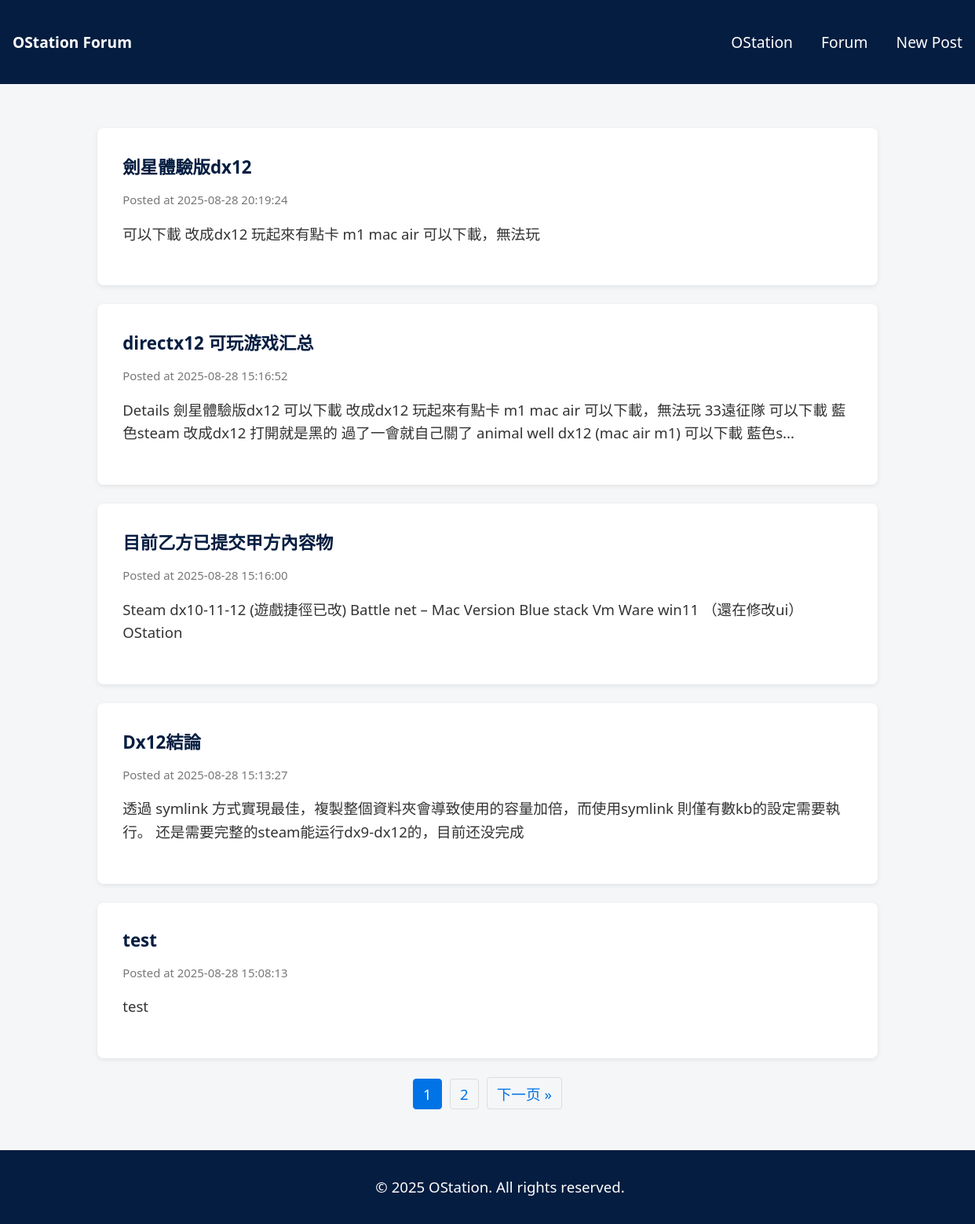
Before: /forum/ with the older database file.
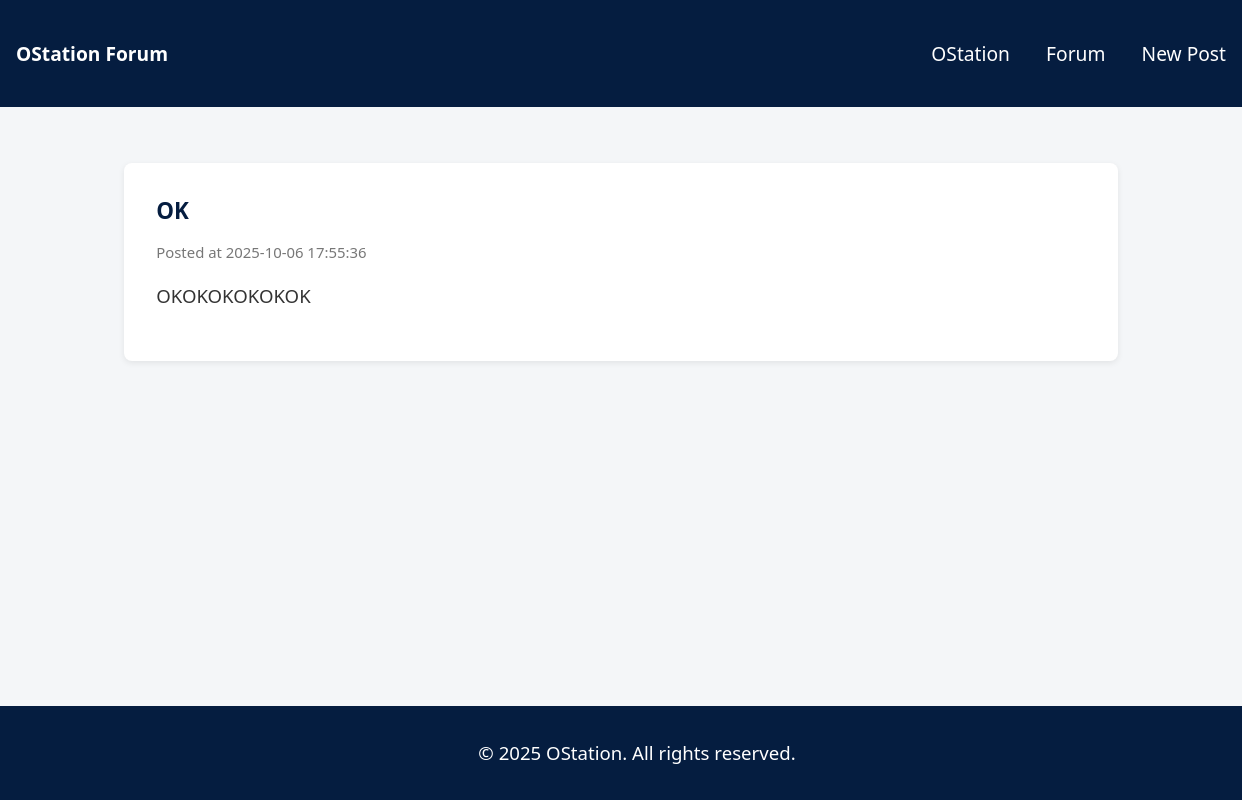
After: the same page with the newer database file.
### tables this page shows
CREATE TABLE forum_posts (
            id INTEGER PRIMARY KEY AUTOINCREMENT,
            user_id INTEGER,
            title TEXT NOT NULL,
            content TEXT NOT NULL,
            created_at DATETIME DEFAULT CURRENT_TIMESTAMP,
            FOREIGN KEY (user_id) REFERENCES user_info(id)
        );

### forum_app.py (the view)
@forum_bp.route("/")
def forum_index():
    page = request.args.get("page", 1, type=int)
    conn = get_db_connection()
    cursor = conn.cursor()
    cursor.execute("SELECT COUNT(*) FROM forum_posts")
    total_posts = cursor.fetchone()[0]
    total_pages = (total_posts + POSTS_PER_PAGE - 1) // POSTS_PER_PAGE
    offset = (page - 1) * POSTS_PER_PAGE
    cursor.execute(
        "SELECT * FROM forum_posts ORDER BY created_at DESC LIMIT ? OFFSET ?",
        (POSTS_PER_PAGE, offset)
    )
    posts = cursor.fetchall()
    conn.close()
    return render_template(
        "forum_index.html",
        posts=posts,
        page=page,
        total_pages=total_pages
    )

### forum_app.py (called while the page is built)
def get_db_connection():
    conn = sqlite3.connect(DB_PATH)
    conn.row_factory = sqlite3.Row  # 返回类似字典的行
    return conn

### templates/forum/forum_index.html (shortened to what this page needs)
<!DOCTYPE html>
<html lang="en">
<head>
</head>
<body>
<header>
    <h1>OStation Forum</h1>
    <nav>
        <a href="{{ url_for('index') }}">OStation</a>
        <a href="{{ url_for('forum.forum_index') }}">Forum</a>
        <a href="{{ url_for('forum.forum_new_post') }}">New Post</a>
    </nav>
</header>
<main>
    {% for post in posts %}
    <div class="post-card">
        <h2><a href="{{ url_for('forum.forum_post', post_id=post['id']) }}">{{ post['title'] }}</a></h2>
        <p class="meta">Posted at {{ post['created_at'] }}</p>
        <p class="content-preview">{{ post['content'][:150] }}{% if post['content']|length > 150 %}...{% endif %}</p>
    </div>
    {% else %}
    <p>No posts yet. <a href="{{ url_for('forum.forum_new_post') }}">Create the first one!</a></p>
    {% endfor %}
    {% if total_pages > 1 %}
    <nav class="pagination">
        {% for p in range(1, total_pages+1) %}
            {% if p == page %}
                <span class="current">{{ p }}</span>
            {% else %}
                <a href="{{ url_for('forum.forum_index', page=p) }}">{{ p }}</a>
            {% endif %}
        {% endfor %}
        {% if page < total_pages %}
        <a href="{{ url_for('forum.forum_index', page=page+1) }}">下一页 »</a>
        {% endif %}
    </nav>
    {% endif %}
</main>
<footer>
    <p>&copy; 2025 OStation. All rights reserved.</p>
</footer>
</body>
</html>

### templates/forum/forum_index.html (style rules this page uses)
body { font-family: "Segoe UI", Roboto, sans-serif; width:100%; padding: 0; margin: 0; background: #f4f6f8; color: #333; min-height: 100vh; display: flex; flex-direction: column; }
header { background: #051d40; width:100%; color: #fff; padding: 0; margin: 0; display: flex; justify-content: space-between; align-items: center; }
header h1 { margin: 1rem; font-size: clamp(1.2rem, 1.5vw, 2rem); }
nav a { color: #fff; margin: 1.5rem auto; padding: 1rem 1rem; text-decoration: none; font-weight: 500; transition: color 0.3s ease, transform 0.3s ease; font-size: clamp(1.2rem, 1.5vw, 2.5rem); display: inline-block; }
main { flex: 1; width: 80%; max-width: 1200px; margin: 2rem auto; padding: 0 1rem; }
.post-card { background: #fff; border-radius: 8px; padding: 2rem; margin: 1.5rem 0; box-shadow: 0 2px 6px rgba(0, 0, 0, 0.08); font-size: clamp(1rem, 1.5vw, 2.0rem); transition: transform 0.2s ease, box-shadow 0.2s ease; }
.post-card h2 { margin: 0 0 1rem; font-size: clamp(1.2rem, 1.8vw, 2.2rem); }
.post-card h2 a { text-decoration: none; color: #051d40; transition: color 0.2s ease; }
.post-card .meta { font-size: clamp(0.9rem, 1.2vw, 1.2rem); color: #777; margin-bottom: 1rem; }
.post-card .content-preview { line-height: 1.6; font-size: clamp(1rem, 1.5vw, 1.8rem); }
footer { background: #051d40; color: #fff; text-align: center; padding: 1rem; margin-top: auto; position: relative; width: 100%; font-size: clamp(1rem, 1.5vw, 2.0rem); }

Changed rows visible on the page:
removed forum_posts: title "劍星體驗版dx12", created_at "2025-08-28 20:19:24", content "可以下載 改成dx12 玩起來有點卡 m1 mac air 可以下載，無法玩"
removed forum_posts: title "directx12 可玩游戏汇总", created_at "2025-08-28 15:16:52", content "Details 劍星體驗版dx12 可以下載 改成dx12 玩起來有點卡 m1 mac air 可以下載，無法玩 33遠征隊 可以下載 藍色steam 改成dx12 打開就是黑的 過了一會就自己關了 animal well dx12 (mac air m1) 可以下載 藍色s"
removed forum_posts: title "目前乙方已提交甲方內容物", created_at "2025-08-28 15:16:00", content "Steam dx10-11-12 (遊戲捷徑已改) Battle net – Mac Version Blue stack Vm Ware win11 （還在修改ui） OStation"
removed forum_posts: title "Dx12結論", created_at "2025-08-28 15:13:27", content "透過 symlink 方式實現最佳，複製整個資料夾會導致使用的容量加倍，而使用symlink 則僅有數kb的設定需要執行。 还是需要完整的steam能运行dx9-dx12的，目前还没完成"
removed forum_posts: title "test", created_at "2025-08-28 15:08:13", content "test"
added forum_posts: title "OK", created_at "2025-10-06 17:55:36", content "OKOKOKOKOKOK"
Other visible differences:
list line gone: "1"
list line gone: "2"
text no longer shown: "下一页 »"
